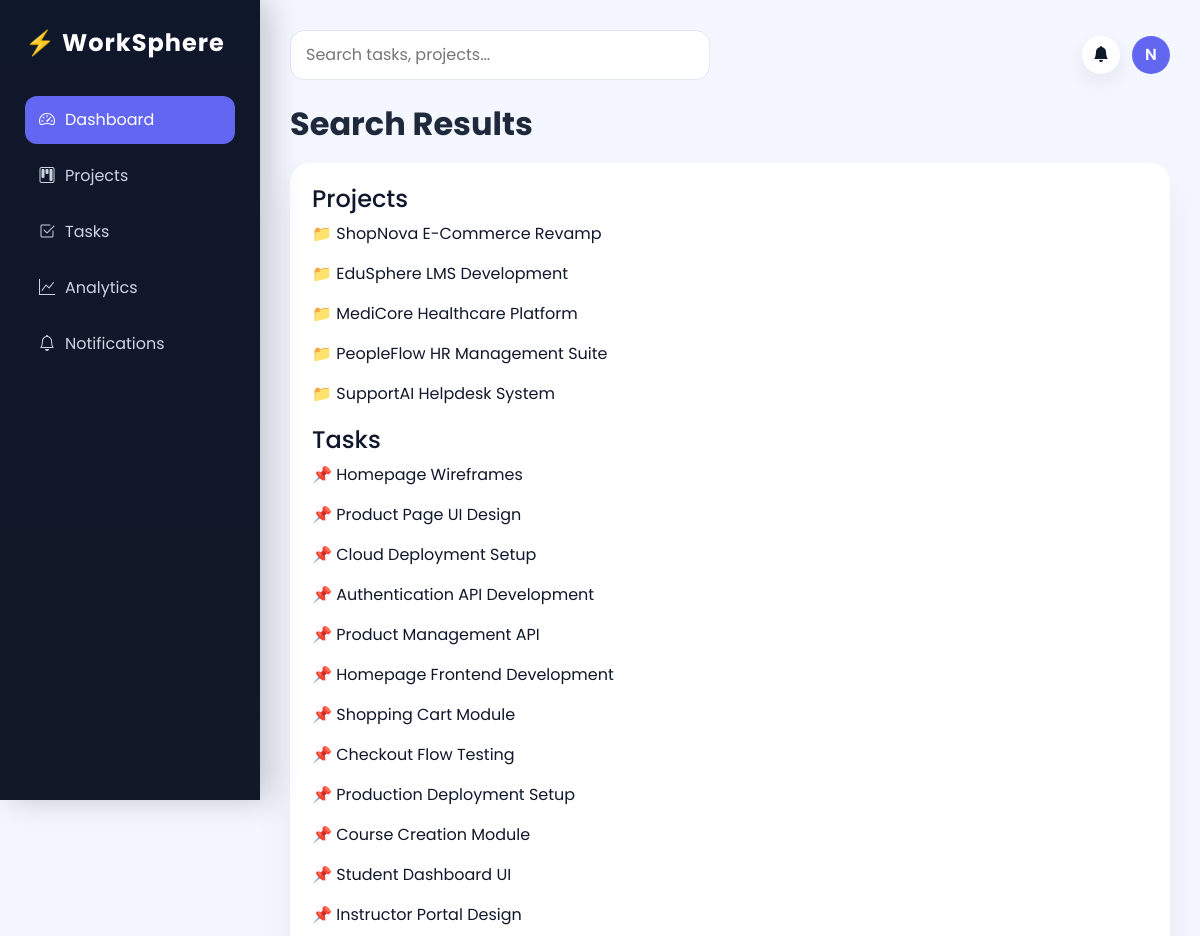
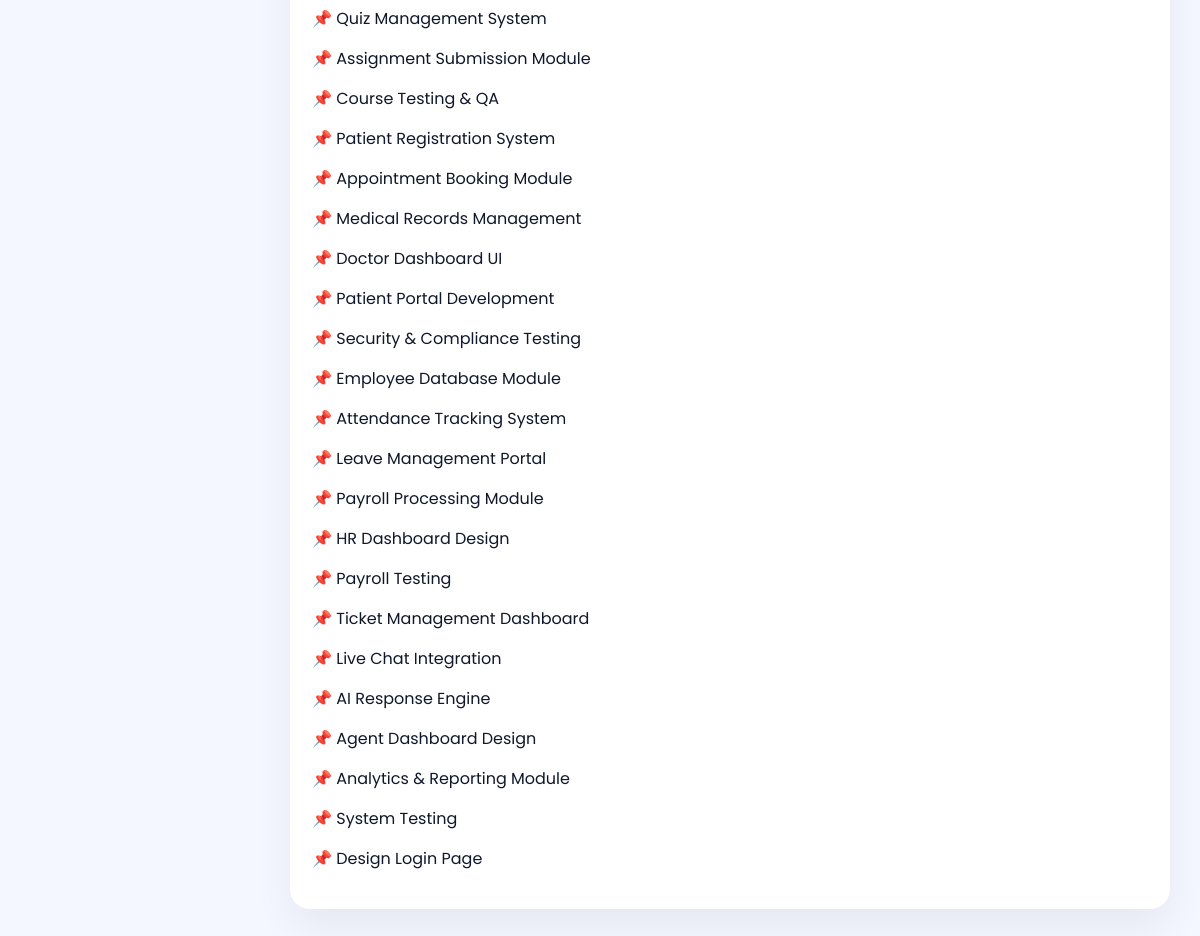
The app's page /search/ with its own data (2 pictures, top to bottom).
### projects/models.py (models this page shows, shortened)
class Project(models.Model):
    name = models.CharField(max_length=200)
    description = models.TextField(blank=True, null=True)
    owner = models.ForeignKey(
        settings.AUTH_USER_MODEL,
        on_delete=models.CASCADE,
        related_name='owned_projects'
    )
    members = models.ManyToManyField(
        settings.AUTH_USER_MODEL,
        blank=True,
        related_name='project_memberships'
    )
    deadline = models.DateField(null=True, blank=True)
    created_at = models.DateTimeField(auto_now_add=True)

### tasks/models.py (models this page shows, shortened)
class Task(models.Model):
    STATUS_CHOICES = [
        ("Todo", "Todo"),
        ("In Progress", "In Progress"),
        ("Done", "Done"),
    ]
    PRIORITY_CHOICES = [
        ("Low", "Low"),
        ("Medium", "Medium"),
        ("High", "High"),
    ]
    project = models.ForeignKey(
        Project,
        on_delete=models.CASCADE,
        related_name="tasks"
    )
    title = models.CharField(max_length=255)
    description = models.TextField(blank=True, null=True)
    assigned_to = models.ForeignKey(
        settings.AUTH_USER_MODEL,
        on_delete=models.SET_NULL,
        null=True,
        blank=True,
        related_name="assigned_tasks"
    )
    status = models.CharField(max_length=20, choices=STATUS_CHOICES, default="Todo")
    priority = models.CharField(max_length=20, choices=PRIORITY_CHOICES, default="Medium")
    due_date = models.DateField(null=True, blank=True)
    created_at = models.DateTimeField(auto_now_add=True)

### projects/views.py (the view)
# urls.py: path('search/', search, name='search'),
def search(request):
    query = request.GET.get('q', '')
    projects = Project.objects.filter(name__icontains=query)
    tasks = Task.objects.filter(title__icontains=query)
    return render(request, "search.html", {
        "projects": projects,
        "tasks": tasks,
        "query": query
    })

### notifications/context_processors.py (called while the page is built)
def unread_notifications(request):
    if request.user.is_authenticated:
        return {
            "unread_notifications_count": request.user.notifications.filter(
                is_read=False
            ).count()
        }
    return {"unread_notifications_count": 0}

### templates/search.html
{% extends 'base.html' %}
{% block content %}
<h2 class="page-title">Search Results</h2>
<div class="card-box">
    <h4>Projects</h4>
    {% for project in projects %}
        <p>📁 {{ project.name }}</p>
    {% empty %}
    <p class="text-muted">No records available.</p>
{% endfor %}
    <h4 style="margin-top:20px;">Tasks</h4>
    {% for task in tasks %}
        <p>📌 {{ task.title }}</p>
    {% empty %}
    <p class="text-muted">No records available.</p>
{% endfor %}
</div>
{% endblock %}

### static/css/style.css (style rules this page uses)
:root { --primary:#6366f1; --secondary:#8b5cf6; --success:#10b981; --warning:#f59e0b; --danger:#ef4444; --bg:#f4f7ff; --card:#ffffff; --text:#0f172a; --muted:#64748b; --sidebar:#0f172a; }
* { margin:0; padding:0; box-sizing:border-box; font-family:'Poppins',sans-serif; }
body { background:var(--bg); color:var(--text); }
.card-box { background:var(--card); padding:22px; border-radius:20px; box-shadow:0 20px 40px rgba(0,0,0,0.06); }
.page-title { margin-bottom:20px; font-weight:700; color:#1e293b; }

### records on screen
Project: name "ShopNova E-Commerce Revamp"
Project: name "EduSphere LMS Development"
Project: name "MediCore Healthcare Platform"
Project: name "PeopleFlow HR Management Suite"
Project: name "SupportAI Helpdesk System"
Task: title "Homepage Wireframes"
Task: title "Product Page UI Design"
Task: title "Cloud Deployment Setup"
Task: title "Authentication API Development"
Task: title "Product Management API"
Task: title "Homepage Frontend Development"
Task: title "Shopping Cart Module"
Task: title "Checkout Flow Testing"
Task: title "Production Deployment Setup"
Task: title "Course Creation Module"
Task: title "Student Dashboard UI"
Task: title "Instructor Portal Design"
Task: title "Quiz Management System"
Task: title "Assignment Submission Module"
Task: title "Course Testing & QA"
Task: title "Patient Registration System"
Task: title "Appointment Booking Module"
Task: title "Medical Records Management"
Task: title "Doctor Dashboard UI"
Task: title "Patient Portal Development"
Task: title "Security & Compliance Testing"
Task: title "Employee Database Module"
Task: title "Attendance Tracking System"
Task: title "Leave Management Portal"
Task: title "Payroll Processing Module"
Task: title "HR Dashboard Design"
Task: title "Payroll Testing"
Task: title "Ticket Management Dashboard"
Task: title "Live Chat Integration"
Task: title "AI Response Engine"
Task: title "Agent Dashboard Design"
Task: title "Analytics & Reporting Module"
Task: title "System Testing"
Task: title "Design Login Page"
